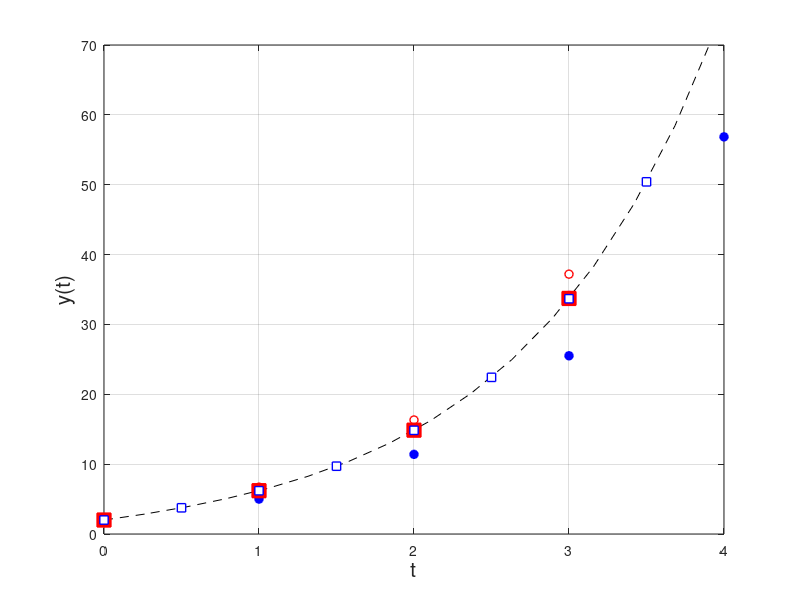

The MATLAB source for this figure:
% EA_Inclass_9a
%
%   Initial-value ode solver
    clc;    clear
%
%   set up functions 
    f = @(t,y) 4*exp(0.8*t)-0.5*y;
    y_e = @(t) 4/1.3*(exp(0.8*t)-exp(-0.5*t))+2*exp(-0.5*t);
%
    t1 = linspace(0, 5, 20);
    ye = y_e(t1);
%
    plot(t1,ye,'k--','LineWidth',0.05)
    axis([0 4 0 70])
    xlabel('t','fontsize',15)
    ylabel('y(t)','fontsize',15)
    grid on
    hold on
%
% Euler method 
    n = 6;
    t = linspace(0,5,n);
    y1 = zeros(1,length(t));
    y1(1) = 2;       % initial condition
    h = t(2) - t(1);          % time step
    %
    for i = 2:n
        phi = f(t(i-1),y1(i-1));
        y1(i) = y1(i-1) + h * phi;
    end
    %
    plot(t,y1,'o','LineWidth',1,...
                       'MarkerEdgeColor','b',...
                       'MarkerFaceColor','b',...
                       'MarkerSize',6)
%
% Heun's method 
%   Predcitor + corrector
    y2 = zeros(1,length(t));
    y2(1) = 2;       % initial condition
    %
    for i = 2:n
        phi_p = f(t(i-1),y2(i-1)); 
        y_0 = y2(i-1) + h * phi_p;     % predcitor
        %
        phi = (f(t(i-1),y2(i-1)) + f(t(i),y_0))/2;
        %
        y2(i) = y2(i-1) + h * phi;      % corrector
    end
    %
    plot(t,y2,'o','LineWidth',1,...
                       'MarkerEdgeColor','r',...
                       'MarkerFaceColor','w',...
                       'MarkerSize',6)
%
% Midpoint method 
%   Predcitor + corrector
    y3 = zeros(1,length(t));
    y3(1) = 2;       % initial condition
    %
    for i = 2:n
        phi_p = f(t(i-1),y3(i-1)); 
        y_0 = y3(i-1) + h/2 * phi_p;     % predcitor at the midpoint
        %
        phi = f(t(i-1)+h/2,y_0);
        %
        y3(i) = y3(i-1) + h * phi;      % corrector
    end
    %
    plot(t,y3,'o','LineWidth',1,...
                       'MarkerEdgeColor','m',...
                       'MarkerFaceColor','w',...
                       'MarkerSize',8)
%
% Classical 4th-order Runge-Kutta method 
%   Predcitor + corrector
    y4 = zeros(1,length(t));
    y4(1) = 2;       % initial condition
    %
    for i = 2:n
        k1 = f(t(i-1),y4(i-1)); 
        k2 = f(t(i-1)+h/2,y4(i-1)+k1*h/2); 
        k3 = f(t(i-1)+h/2,y4(i-1)+k2*h/2); 
        k4 = f(t(i-1)+h,y4(i-1)+k3*h); 
        %
        phi = (k1+2*k2+2*k3+k4)/6; 
        %
        y4(i) = y4(i-1) + h * phi;
    end
    %
    plot(t,y4,'s','LineWidth',1,...
                       'MarkerEdgeColor','r',...
                       'MarkerFaceColor','r',...
                       'MarkerSize',10)

% MATLAB ode 45
    y0 = 2;     
    span = linspace(0,5,11);
    
    [t,y5] = ode45(f, span, y0); 
    
    plot(t,y5,'s','LineWidth',1,...
                       'MarkerEdgeColor','b',...
                       'MarkerFaceColor','w',...
                       'MarkerSize',6)
